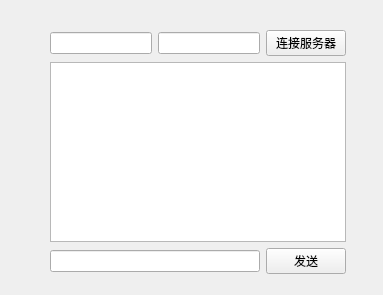
<?xml version="1.0" encoding="UTF-8"?>
<ui version="4.0">
 <class>Widget</class>
 <widget class="QWidget" name="Widget">
  <property name="geometry">
   <rect>
    <x>0</x>
    <y>0</y>
    <width>383</width>
    <height>295</height>
   </rect>
  </property>
  <property name="windowTitle">
   <string>Widget</string>
  </property>
  <widget class="QWidget" name="">
   <property name="geometry">
    <rect>
     <x>50</x>
     <y>30</y>
     <width>296</width>
     <height>244</height>
    </rect>
   </property>
   <layout class="QVBoxLayout" name="verticalLayout">
    <item>
     <layout class="QHBoxLayout" name="horizontalLayout">
      <item>
       <widget class="QLineEdit" name="ipEdit"/>
      </item>
      <item>
       <widget class="QLineEdit" name="portEdit"/>
      </item>
      <item>
       <widget class="QPushButton" name="connectBtn">
        <property name="text">
         <string>连接服务器</string>
        </property>
       </widget>
      </item>
     </layout>
    </item>
    <item>
     <widget class="QTextEdit" name="msgEdit"/>
    </item>
    <item>
     <layout class="QHBoxLayout" name="horizontalLayout_2">
      <item>
       <widget class="QLineEdit" name="inputEdit"/>
      </item>
      <item>
       <widget class="QPushButton" name="sendBtn">
        <property name="text">
         <string>发送</string>
        </property>
       </widget>
      </item>
     </layout>
    </item>
   </layout>
  </widget>
 </widget>
 <resources/>
 <connections/>
</ui>
